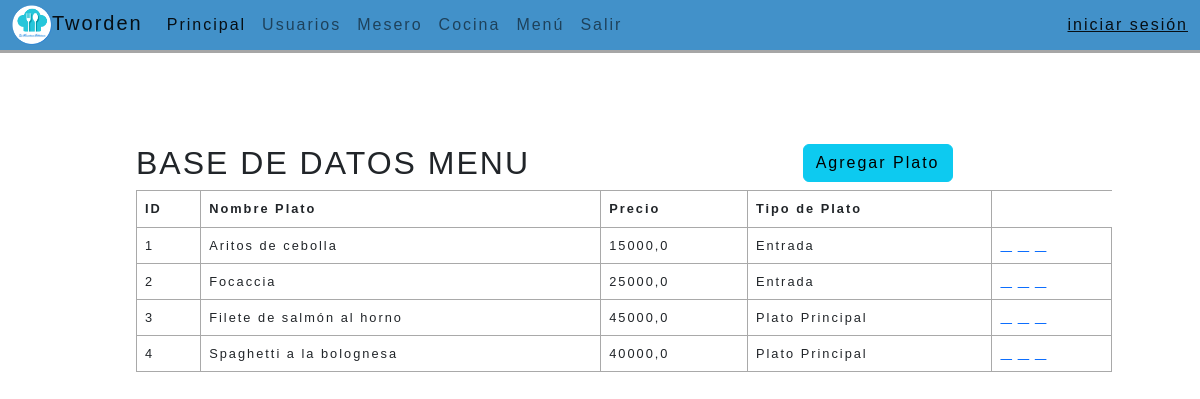
The page /menu.html on the database as committed earlier.
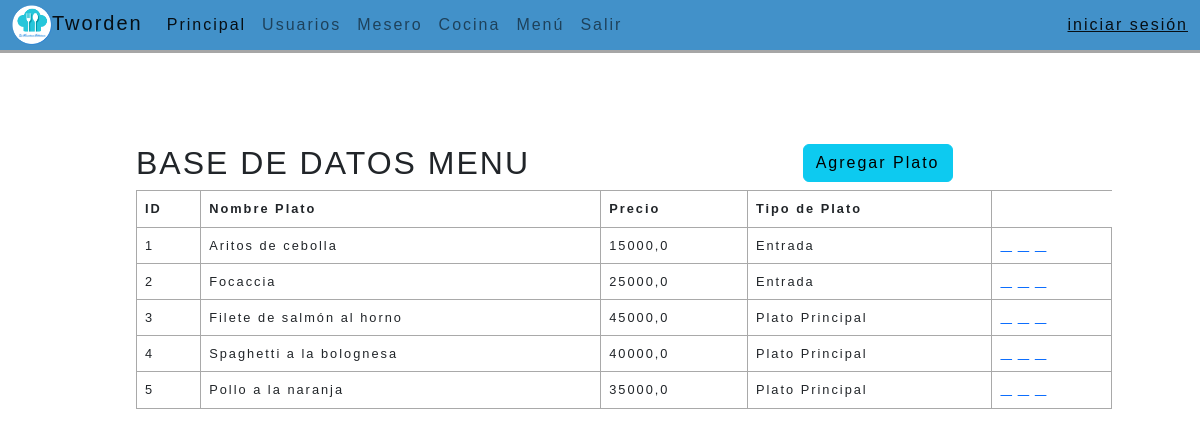
The same page on the database as committed later.
### paginas/models.py (models this page shows, shortened)
class Menu(models.Model):
    id = models.AutoField(primary_key=True)
    nombre_plato= models.CharField(max_length=155, blank=False, null=False)
    precio= models.FloatField(null=False, blank=False)
    descripcion= models.CharField(max_length=255, blank=True, null=True)
    tipo_plato= models.CharField (
        max_length=50,
        choices=[('Entrada', 'Entrada'), ('Plato Principal', 'Plato Principal'), ('Postre', 'Postre'), ('Bebida', 'Bebida'), ('Otro', 'Otro')]
    )

### paginas/views.py (the view)
# urls.py: path('menu.html', views.menu, name='menu'),
def menu(request):
    platos = Menu.objects.all()
    context = {'platos': platos}
    return render(request,'menu.html', context)

### paginas/templates/menu.html (shortened to what this page needs)
{% extends "base.html" %}
{% block contenido %}
{% load static %}
<br><br><br><br><br><br>
<div class="container">
    <div class="table-wrapper2" style=" width: Auto; height: 400px; overflow: scroll;" >
        <div class="table-title">
            <div class="row">
                <div class="col-sm-8"><h2> BASE DE DATOS MENU </h2></div>
                <div class="col-sm-4">
                    <a href="crear-plato.html"
                    <button type="submit" class="btn btn-info add-new">  Agregar Plato</button>
                    </a>
                </div>
            </div>
        </div>
        <table class="table table-bordered">
            <thead>
                <tr>
                    <th>ID</th>
                    <th>Nombre Plato</th>
                    <th>Precio</th>
                    <th>Tipo de Plato</th>
                </tr>
            </thead>
            <tbody>
                {%for plato in platos%}
                <tr>
                    <td>{{plato.id}}</td>
                    <td>{{plato.nombre_plato}}</td>
                    <td>{{plato.precio}}</td>
                    <td>{{plato.tipo_plato}}</td>
                    <td>
                        <a class="add" title="Add" data-toggle="tooltip"><i class="material-icons">&#xE03B;</i></a>
                        <a class="edit" title="Edit" data-toggle="tooltip"><i class="material-icons">&#xE254;</i></a>
                        <a class="delete" title="Delete" data-toggle="tooltip"><i class="material-icons">&#xE872;</i></a>
                    </td>
                </tr>
                {%endfor%}
            </tbody>
        </table>
    </div>
</div>
{% endblock %}

Rows that differ between the two databases and show on the page:
added Menu: id "5", nombre_plato "Pollo a la naranja", precio "35000,0", tipo_plato "Plato Principal"
